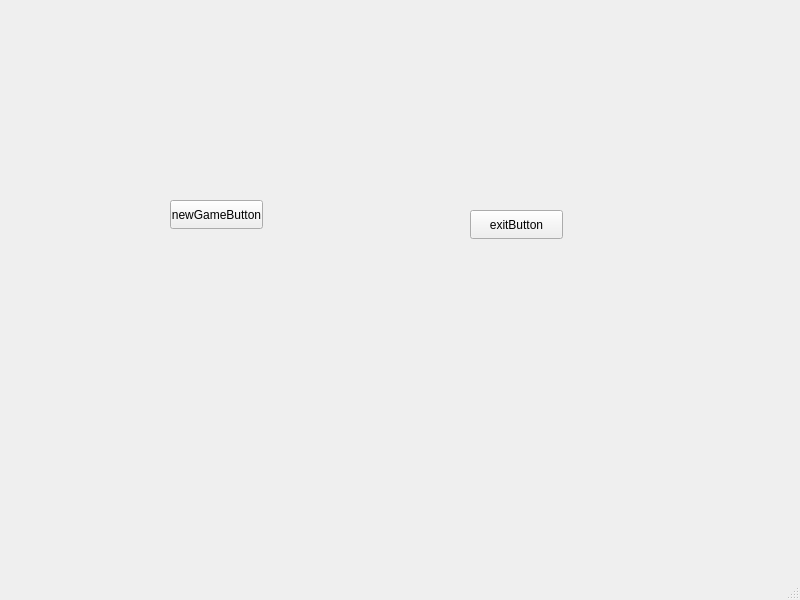
<?xml version="1.0" encoding="UTF-8"?>
<ui version="4.0">
 <class>MainWindow</class>
 <widget class="QMainWindow" name="MainWindow">
  <property name="geometry">
   <rect>
    <x>0</x>
    <y>0</y>
    <width>800</width>
    <height>600</height>
   </rect>
  </property>
  <property name="windowTitle">
   <string>MainWindow</string>
  </property>
  <widget class="QWidget" name="centralwidget">
   <widget class="QPushButton" name="newGameButton">
    <property name="geometry">
     <rect>
      <x>170</x>
      <y>200</y>
      <width>93</width>
      <height>29</height>
     </rect>
    </property>
    <property name="text">
     <string>newGameButton</string>
    </property>
   </widget>
   <widget class="QPushButton" name="exitButton">
    <property name="geometry">
     <rect>
      <x>470</x>
      <y>210</y>
      <width>93</width>
      <height>29</height>
     </rect>
    </property>
    <property name="text">
     <string>exitButton</string>
    </property>
   </widget>
  </widget>
  <widget class="QMenuBar" name="menubar">
   <property name="geometry">
    <rect>
     <x>0</x>
     <y>0</y>
     <width>800</width>
     <height>26</height>
    </rect>
   </property>
  </widget>
  <widget class="QStatusBar" name="statusbar"/>
 </widget>
 <resources/>
 <connections/>
</ui>
